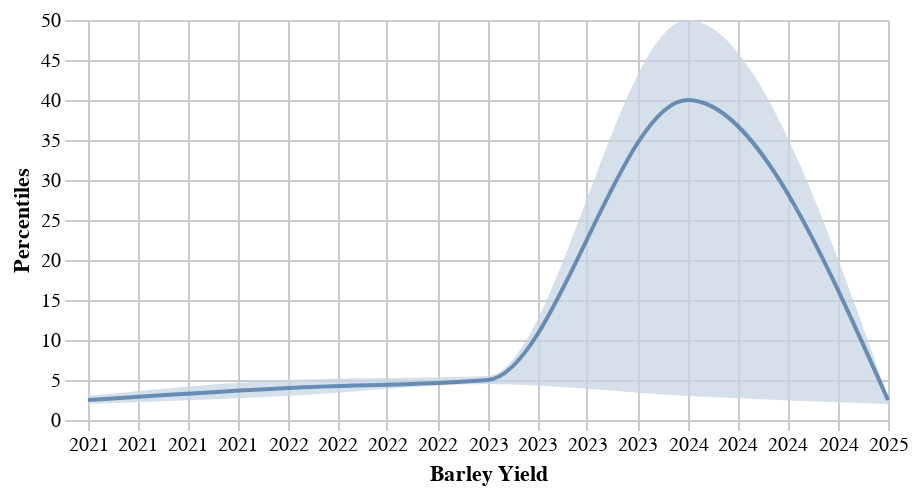

Specify this chart in Vega-Lite:
### Vega specification from a JSON file in a GitHub repository (floating-point values rounded to 4 significant figures)
{"$schema": "https://vega.github.io/schema/vega/v5.json", "width": 400, "height": 200, "padding": 5, "data": [{"name": "facet", "values": [{"year": "2021", "p5": 2, "p95": 3, "p50": 2.5}, {"year": "2022", "p5": 3, "p95": 5, "p50": 4}, {"year": "2023", "p5": 7, "p95": 8, "p50": 7.5}, {"year": "2023", "p5": 2, "p95": 3, "p50": 2.5}, {"year": "2024", "p5": 3, "p95": 50, "p50": 40}, {"year": "2025", "p5": 2, "p95": 3, "p50": 2.5}], "format": {"type": "json", "parse": {"year": "date:'%Y'"}}}, {"name": "table", "source": "facet", "transform": [{"type": "aggregate", "groupby": ["year"], "ops": ["mean", "mean", "mean"], "fields": ["p5", "p95", "p50"], "as": ["p5", "p95", "p50"]}]}], "scales": [{"name": "xscale", "type": "time", "nice": "year", "domain": {"data": "facet", "field": "year"}, "range": "width"}, {"name": "yscale", "type": "linear", "range": "height", "nice": true, "zero": true, "domain": {"data": "facet", "field": "p95"}}], "axes": [{"orient": "bottom", "scale": "xscale", "format": "%Y", "grid": true, "title": "Barley Yield", "encode": {"grid": {"enter": {"stroke": {"value": "#ccc"}}}, "ticks": {"enter": {"stroke": {"value": "#ccc"}}}}}, {"orient": "left", "scale": "yscale", "title": "Percentiles", "grid": true, "domain": false, "tickSize": 12, "encode": {"grid": {"enter": {"stroke": {"value": "#ccc"}}}, "ticks": {"enter": {"stroke": {"value": "#ccc"}}}}}], "marks": [{"type": "area", "from": {"data": "table"}, "encode": {"enter": {"fill": {"value": "#C9D6E5"}}, "update": {"interpolate": {"value": "monotone"}, "x": {"scale": "xscale", "field": "year"}, "y": {"scale": "yscale", "field": "p5"}, "y2": {"scale": "yscale", "field": "p95"}, "opacity": {"value": 0.75}}, "hover": {"opacity": {"value": 0.5}}}}, {"type": "line", "from": {"data": "table"}, "encode": {"update": {"interpolate": {"value": "monotone"}, "stroke": {"value": "#4C78A8"}, "strokeWidth": {"value": 2}, "opacity": {"value": 0.8}}, "hover": {"opacity": {"value": 0.5}}, "enter": {"x": {"scale": "xscale", "field": "year"}, "y": {"scale": "yscale", "field": "p50"}}}}]}
